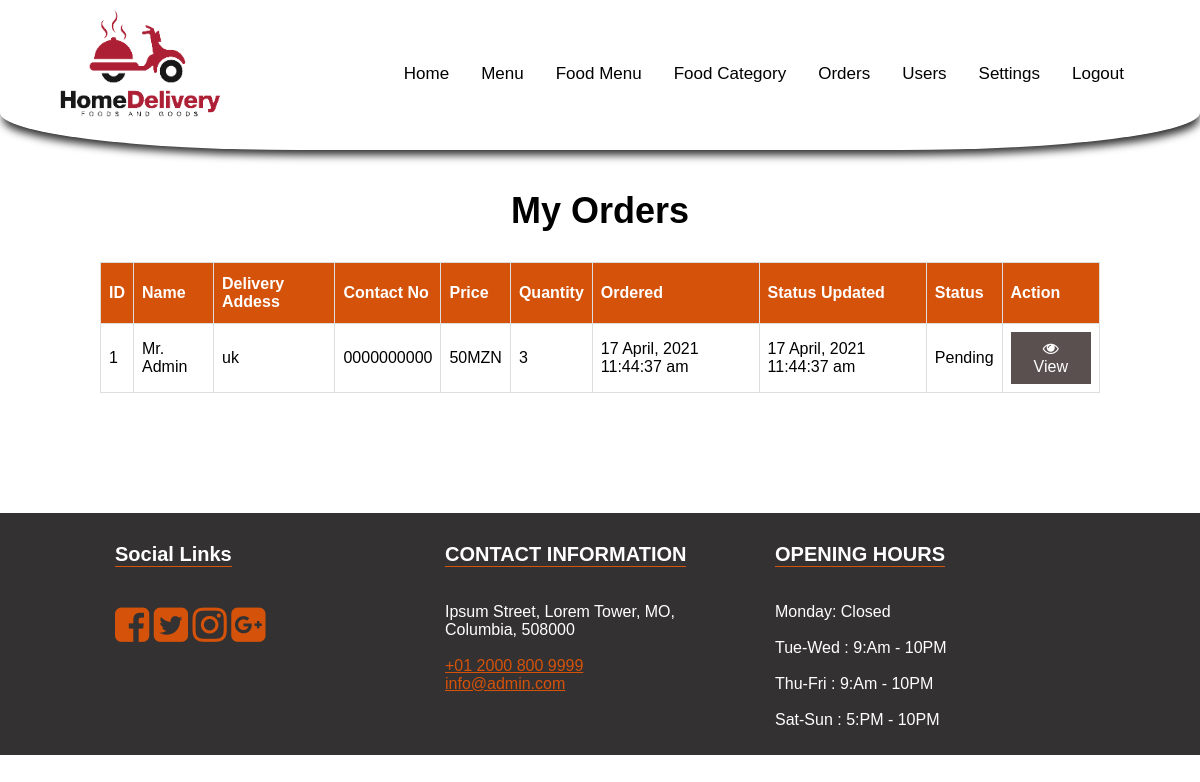
Screenshot of /order.php (signed in) with the database file from the repository.
### tables this page shows
CREATE TABLE `orders` (
  `id` int(11) NOT NULL,
  `user_id` int(11) NOT NULL,
  `delivery_address` text NOT NULL,
  `contact_no` varchar(20) NOT NULL,
  `full_name` varchar(255) NOT NULL,
  `payment_option` varchar(255) NOT NULL,
  `order_total_amount` varchar(100) NOT NULL,
  `order_total_quantity` int(11) NOT NULL,
  `status` enum('Pending','Processing','Picked','Shipped','Delivered','Cancelled') NOT NULL DEFAULT 'Pending',
  `created` datetime NOT NULL DEFAULT CURRENT_TIMESTAMP,
  `updated` datetime NOT NULL DEFAULT CURRENT_TIMESTAMP
);

CREATE TABLE `settings` (
  `id` int(11) NOT NULL,
  `about_title` text NOT NULL,
  `about_detail` text NOT NULL,
  `about_img` varchar(255) NOT NULL,
  `fb_link` varchar(255) NOT NULL,
  `tw_link` varchar(255) NOT NULL,
  `ins_link` varchar(255) NOT NULL,
  `gplus_link` varchar(255) NOT NULL,
  `contact_info` text NOT NULL,
  `opening_hours` text NOT NULL,
  `currency` enum('GBP','USD','EURO') NOT NULL DEFAULT 'GBP'
);

### order.php (the view, shortened to what this page needs)
<?php
include 'includes/header.php';
$sql = "SELECT * FROM orders WHERE user_id = '".$_SESSION['logged_in_id']."' ORDER BY id DESC";
$result = $conn->query($sql);
?>
	<section class="inner-page-sec">
		<div class="container">
			<h1>My Orders</h1>
			<div style="overflow-x:auto;">
				<table class="custom-tbl">
					<thead>
						<tr>
							<th>ID</th>
							<th>Name</th>
							<th>Delivery Addess</th>
							<th>Contact No</th>
							<th>Price</th>
							<th>Quantity</th>
							<th>Ordered</th>
							<th>Status Updated</th>
							<th>Status</th>
							<th>Action</th>
						</tr>
					</thead>
					<tbody>
						<?php
						if ($result->num_rows > 0) {
							while($row = $result->fetch_assoc()){
						?>
						<tr>
							<td><?php echo $row['id']?></td>
							<td><?php echo $row['full_name']?></td>
							<td><?php echo $row['delivery_address']?></td>
							<td><?php echo $row['contact_no']?></td>
							<td><?php echo $row['order_total_amount']?><?php echo $currency_format[$rowS['currency']];?></td>
							<td><?php echo $row['order_total_quantity']?></td>
							<td><?php
								$created = strtotime( $row['created'] );
								echo date('d F, Y h:i:s a', $created);
								?></td>
							<td><?php
								$updated = strtotime( $row['updated'] );
								echo date('d F, Y h:i:s a', $updated);
								?></td>
							<td><?php echo $row['status']?></td>
							<td>
								<a href="order-detail.php?id=<?php echo $row['id']?>" class="view-icon"><i class="fa fa-eye" aria-hidden="true"></i> View</a>
							</td>
						</tr>
						<?php } } else { ?>
							<tr>
								<td colspan="10">No Order Found!</td>
							</tr>
						<?php }  ?>
					</tbody>
				</table>
			</div>
		</div>
	</section>
<?php include 'includes/footer.php'; ?>

### includes/footer.php (shortened to what this page needs)
<footer>
	<div class="container">
		<div class="col-1">
			<h3>Social Links</h3>
			<ul>
				<li><a href="<?php echo $rowS['fb_link'];?>"><i class="fa fa-facebook-square" aria-hidden="true"></i></a></li>
				<li><a href="<?php echo $rowS['tw_link'];?>"><i class="fa fa-twitter-square" aria-hidden="true"></i></a></li>
				<li><a href="<?php echo $rowS['ins_link'];?>"><i class="fa fa-instagram" aria-hidden="true"></i></a></li>
				<li><a href="<?php echo $rowS['gplus_link'];?>"><i class="fa fa-google-plus-square" aria-hidden="true"></i></a></li>
			</ul>
		</div>
		<div class="col-1">
			<h3>CONTACT INFORMATION</h3>
			<p>
				<?php echo $rowS['contact_info'];?>
			</p>
		</div>
		<div class="col-1">
			<h3>OPENING HOURS</h3>
			<p>
				<?php echo $rowS['opening_hours'];?>
			</p>
		</div>
	</div>
</footer>
</div>
</body>
</html>

### css/main.css (style rules this page uses)
body { margin: 0; font-family: Arial, Helvetica, sans-serif; }
footer { background-color: #333131; color: #fff; }
footer .container { max-width: 1000px; width: 100%; margin: 0px auto; }
footer .container .col-1 { float: left; width: 30%; padding: 10px 15px; }
footer .container .col-1 a { color: #d5520a; }
footer .container .col-1 h3 { text-align: left; font-size: 20px; border-bottom: 1px solid #d5530c; display: inline-block; }
footer .container .col-1 ul { padding: 0px; list-style: none; }
footer .container .col-1 ul li { display: inline-block; }
footer .container .col-1 ul li a { font-size: 40px; color: #d5520a; }
.inner-page-sec { padding-top: 150px; padding-bottom: 80px; }
.inner-page-sec .container { max-width: 1000px; width: 100%; margin: 40px auto; }
.inner-page-sec .container h1 { text-align: center; font-size: 36px; }
.custom-tbl { font-family: Arial, Helvetica, sans-serif; border-collapse: collapse; width: 100%; }
.custom-tbl td, .custom-tbl th { border: 1px solid #ddd; padding: 8px; }
.custom-tbl th { padding-top: 12px; padding-bottom: 12px; text-align: left; background-color: #d5520a; color: white; }
.view-icon { text-decoration: none; color: #ffffff; background-color: #5a5050; padding: 7px 15px; border: 1px solid #5a5050; display: inline-block; text-align: center; }

### rows the page displays
orders: id "1", full_name "Mr. Admin", delivery_address "uk", contact_no "0000000000", order_total_amount "50", order_total_quantity "3", created "17 April, 2021 11:44:37 am", updated "17 April, 2021 11:44:37 am", status "Pending"
settings: currency "MZN", contact_info "Ipsum Street, Lorem Tower, MO, Columbia, 508000 +01 2000 800 9999 info@admin.com", opening_hours "Monday: Closed Tue-Wed : 9:Am - 10PM Thu-Fri : 9:Am - 10PM Sat-Sun : 5:PM - 10PM"

### other values shown
$link['text'] "Food Menu"
$link['text'] "Food Category"
$link['text'] "Orders"
$link['text'] "Users"
$link['text'] "Settings"
$link['text'] "Logout"
